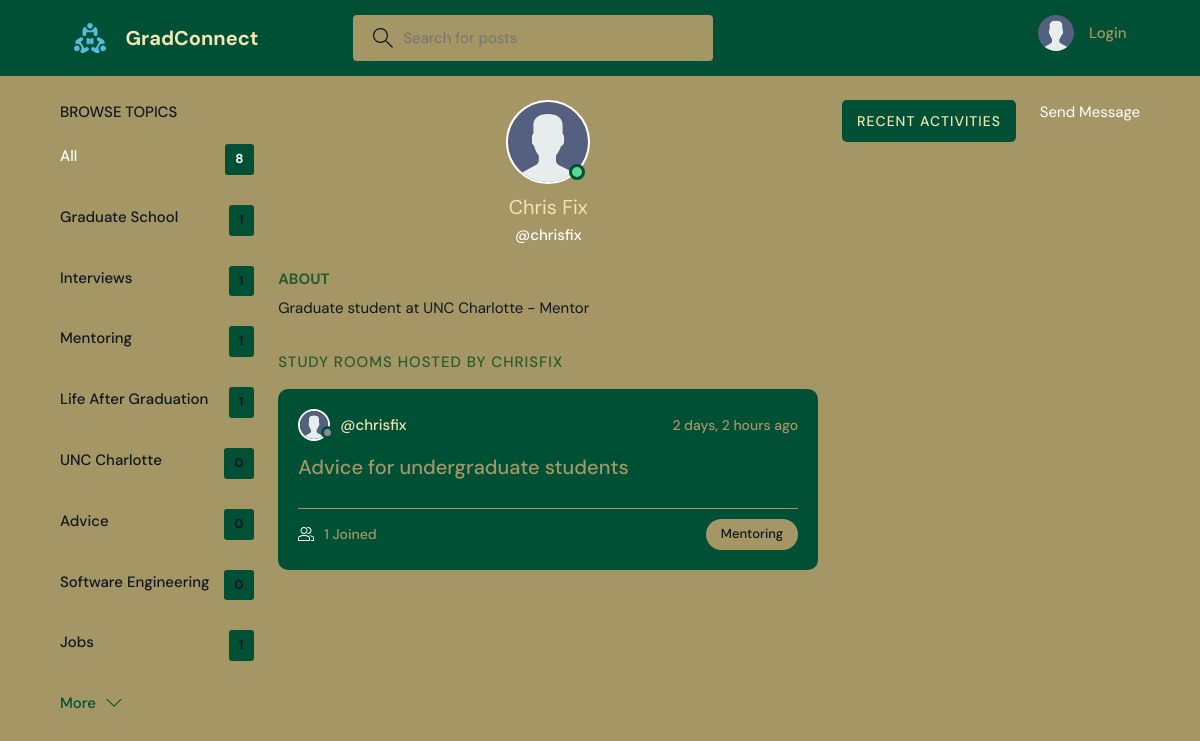
Page /profile/12/ on the committed database.
### base/models.py (models this page shows, shortened)
class Topic(models.Model):
    name = models.CharField(max_length=200)

class User(AbstractUser):
    name = models.CharField(max_length=200, null=True)
    email = models.EmailField(unique=True, null=True)
    bio = models.TextField(null=True)
    avatar = models.ImageField(null=True, default="avatar.svg")
    USERNAME_FIELD = 'email'
    REQUIRED_FIELDS = ['username']

class Room(models.Model):
    host = models.ForeignKey(User, on_delete=models.SET_NULL, null=True)
    topic = models.ForeignKey(Topic, on_delete=models.SET_NULL, null=True)
    name = models.CharField(max_length=200)
    description = models.TextField(null=True, blank=True)
    participants = models.ManyToManyField(
        User, related_name='participants', blank=True)
    updated = models.DateTimeField(auto_now=True)
    created = models.DateTimeField(auto_now_add=True)
    class Meta:
        ordering = ['-updated', '-created']

### base/views.py (the view)
# urls.py: path('profile/<str:pk>/', views.userProfile, name="user-profile"),
def userProfile(request, pk):
    user = User.objects.get(id=pk)
    rooms = user.room_set.all()
    room_messages = user.message_set.all()
    topics = Topic.objects.all()
    context = {'user': user, 'rooms': rooms,
               'room_messages': room_messages, 'topics': topics}
    return render(request, 'base/profile.html', context)

### base/templates/base/profile.html (shortened to what this page needs)
{% extends 'main.html' %}
{% block content %}
<main class="profile-page layout layout--3">
  <div class="container">
    {% include 'base/topics_component.html' %}
    <div class="roomList">
      <div class="profile">
        <div class="profile__avatar">
          <div class="avatar avatar--large active">
            <img src="{{user.avatar.url}}" />
          </div>
        </div>
        <div class="profile__info">
          <h3>{{user.name}}</h3>
          <p>@{{user.username}}</p>
        </div>
        <div class="profile__about">
          <h3>About</h3>
          <p>
            {{user.bio}}
          </p>
        </div>
      </div>
      <div class="roomList__header">
        <div>
          <h2>Study Rooms Hosted by {{user.username}}</a>
          </h2>
        </div>
      </div>
      {% include 'base/feed_component.html' %}
    </div>
    {% include 'base/activity_component.html' %}
    <a href="{% url 'send_direct_message' recipient_id=user.id %}">Send Message</a>
  </div>
</main>
{% endblock content %}

### base/templates/base/topics_component.html
<div class="topics">
    <div class="topics__header">
        <h2>Browse Topics</h2>
    </div>
    <ul class="topics__list">
        <li>
            <a href="{% url 'home' %}" class="active">All <span>{{topics.count}}</span></a>
        </li>
        {% for topic in topics %}
        <li>
            <a href="{% url 'home' %}?q={{topic.name}}">{{topic.name}}<span>{{topic.room_set.all.count}}</span></a>
        </li>
        {% endfor %}
    </ul>
    <a class="btn btn--link" href="{% url 'topics' %}">
        More
        <svg version="1.1" xmlns="http://www.w3.org/2000/svg" width="32" height="32" viewBox="0 0 32 32">
            <title>chevron-down</title>
            <path d="M16 21l-13-13h-3l16 16 16-16h-3l-13 13z"></path>
        </svg>
    </a>
</div>

### base/templates/base/feed_component.html (shortened to what this page needs)
{% for room in rooms %}
<div class="roomListRoom">
    <div class="roomListRoom__header">
        <a href="{% url 'user-profile' room.host.id %}" class="roomListRoom__author">
            <div class="avatar avatar--small">
                <img src="{{room.host.avatar.url}}" />
            </div>
            <span>@{{room.host.username}}</span>
        </a>
        <div class="roomListRoom__actions">
            <span>{{room.created|timesince}} ago</span>
        </div>
    </div>
    <div class="roomListRoom__content">
        <a href="{% url 'room' room.id %}">{{room.name}}</a>
    </div>
    <div class="roomListRoom__meta">
        <a href="{% url 'room' room.id %}" class="roomListRoom__joined">
            {{room.participants.all.count}} Joined
        </a>
        <p class="roomListRoom__topic">{{room.topic.name}}</p>
    </div>
</div>
{% endfor %}

### rows in the picture
Topic: name "Graduate School", room_set.all.count "1"
Topic: name "Interviews", room_set.all.count "1"
Topic: name "Mentoring", room_set.all.count "1"
Topic: name "Life After Graduation", room_set.all.count "1"
Topic: name "UNC Charlotte", room_set.all.count "0"
Topic: name "Advice", room_set.all.count "0"
Topic: name "Software Engineering", room_set.all.count "0"
Topic: name "Jobs", room_set.all.count "1"
User: avatar (placeholder picture), name "Chris Fix", username "chrisfix", bio "Graduate student at UNC Charlotte - Mentor", username "CHRISFIX"
Room: host.avatar (placeholder picture), host.username "chrisfix", created "2 days, 2 hours", name "Advice for undergraduate students", participants.all.count "1", topic.name "Mentoring"

### other values in the picture
{{ topics.count }} "8"
